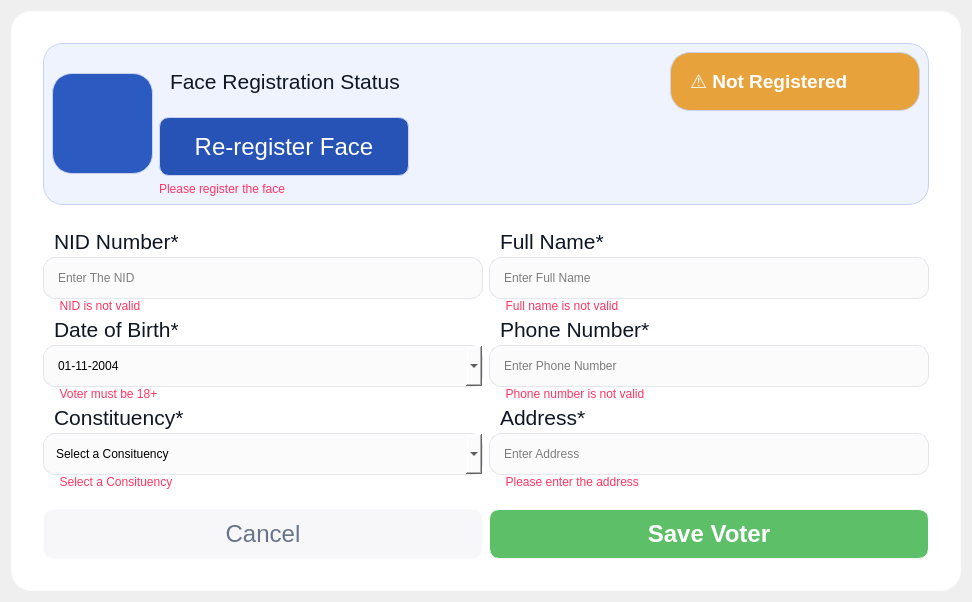
          <widget class="QWidget" name="scrollAreaWidgetContents_2">
           <property name="geometry">
            <rect>
             <x>0</x>
             <y>0</y>
             <width>972</width>
             <height>597</height>
            </rect>
           </property>
           <property name="sizePolicy">
            <sizepolicy hsizetype="Expanding" vsizetype="Expanding">
             <horstretch>0</horstretch>
             <verstretch>0</verstretch>
            </sizepolicy>
           </property>
           <property name="minimumSize">
            <size>
             <width>0</width>
             <height>0</height>
            </size>
           </property>
           <property name="maximumSize">
            <size>
             <width>1006</width>
             <height>605</height>
            </size>
           </property>
           <layout class="QVBoxLayout" name="verticalLayout_5">
            <item>
             <widget class="QWidget" name="backCard1" native="true">
              <property name="sizePolicy">
               <sizepolicy hsizetype="Expanding" vsizetype="Preferred">
                <horstretch>1</horstretch>
                <verstretch>1</verstretch>
               </sizepolicy>
              </property>
              <property name="minimumSize">
               <size>
                <width>0</width>
                <height>0</height>
               </size>
              </property>
              <property name="maximumSize">
               <size>
                <width>16777215</width>
                <height>16777215</height>
               </size>
              </property>
              <property name="styleSheet">
               <string notr="true">background-color: rgb(255, 255, 255);
border-radius: 20px;
border: 1px solid rgb(252, 251, 253);</string>
              </property>
              <layout class="QGridLayout" name="gridLayout" rowstretch="0,0,0,0,0,0,0,0,0,0,0,0,0,0,0,0,0">
               <property name="leftMargin">
                <number>32</number>
               </property>
               <property name="topMargin">
                <number>32</number>
               </property>
               <property name="rightMargin">
                <number>32</number>
               </property>
               <property name="bottomMargin">
                <number>32</number>
               </property>
               <property name="horizontalSpacing">
                <number>-1</number>
               </property>
               <property name="verticalSpacing">
                <number>0</number>
               </property>
               <item row="6" column="0">
                <widget class="QLabel" name="validNid">
                 <property name="sizePolicy">
                  <sizepolicy hsizetype="Preferred" vsizetype="Fixed">
                   <horstretch>0</horstretch>
                   <verstretch>0</verstretch>
                  </sizepolicy>
                 </property>
                 <property name="font">
                  <font>
                   <family>Segoe UI</family>
                   <pointsize>-1</pointsize>
                   <italic>false</italic>
                   <bold>false</bold>
                  </font>
                 </property>
                 <property name="styleSheet">
                  <string notr="true">color: rgb(255, 53, 99);
border: none;       /* instead of transparent */
font: 12px;
padding: 0px;       /* remove padding to shrink height */
</string>
                 </property>
                 <property name="text">
                  <string notr="true">     NID is not valid</string>
                 </property>
                 <property name="wordWrap">
                  <bool>true</bool>
                 </property>
                </widget>
               </item>
               <item row="14" column="1">
                <widget class="QLabel" name="validAddress">
                 <property name="sizePolicy">
                  <sizepolicy hsizetype="Preferred" vsizetype="Fixed">
                   <horstretch>0</horstretch>
                   <verstretch>0</verstretch>
                  </sizepolicy>
                 </property>
                 <property name="font">
                  <font>
                   <family>Segoe UI</family>
                   <pointsize>-1</pointsize>
                   <italic>false</italic>
                   <bold>false</bold>
                  </font>
                 </property>
                 <property name="styleSheet">
                  <string notr="true">color: rgb(255, 53, 99);
border: none;       /* instead of transparent */
font: 12px;
padding: 0px;       /* remove padding to shrink height */
</string>
                 </property>
                 <property name="text">
                  <string notr="true">     Please enter the address</string>
                 </property>
                 <property name="wordWrap">
                  <bool>true</bool>
                 </property>
                </widget>
               </item>
               <item row="16" column="1">
                <widget class="QPushButton" name="save1">
                 <property name="sizePolicy">
                  <sizepolicy hsizetype="Preferred" vsizetype="Preferred">
                   <horstretch>0</horstretch>
                   <verstretch>0</verstretch>
                  </sizepolicy>
                 </property>
                 <property name="minimumSize">
                  <size>
                   <width>0</width>
                   <height>50</height>
                  </size>
                 </property>
                 <property name="maximumSize">
                  <size>
                   <width>16777215</width>
                   <height>100</height>
                  </size>
                 </property>
                 <property name="font">
                  <font>
                   <family>Segoe UI</family>
                   <pointsize>18</pointsize>
                   <italic>false</italic>
                   <bold>true</bold>
                  </font>
                 </property>
                 <property name="styleSheet">
                  <string notr="true">QPushButton {
border-radius: 10px;
  background: rgb(93, 192, 104);
color: White;
font: Bold;
}

QPushButton:hover {
   background: rgb(76, 162, 84);
}

QPushButton:pressed {
    background: rgb(21, 153, 71)
}
</string>
                 </property>
                 <property name="text">
                  <string>Save Voter</string>
                 </property>
                </widget>
               </item>
               <item row="16" column="0">
                <widget class="QPushButton" name="cancel1">
                 <property name="sizePolicy">
                  <sizepolicy hsizetype="Preferred" vsizetype="Preferred">
                   <horstretch>0</horstretch>
                   <verstretch>0</verstretch>
                  </sizepolicy>
                 </property>
                 <property name="minimumSize">
                  <size>
                   <width>0</width>
                   <height>50</height>
                  </size>
                 </property>
                 <property name="maximumSize">
                  <size>
                   <width>16777215</width>
                   <height>100</height>
                  </size>
                 </property>
                 <property name="font">
                  <font>
                   <family>Segoe UI</family>
                   <pointsize>18</pointsize>
                   <bold>false</bold>
                  </font>
                 </property>
                 <property name="styleSheet">
                  <string notr="true">QPushButton {
border-radius: 10px;
  background: rgb(247, 247, 250);
color: rgb(103, 116, 137)
}

QPushButton:hover {
   background: rgba(0,0,0,0.04);
}

QPushButton:pressed {
    background: rgb(222, 226, 236)
}
</string>
                 </property>
                 <property name="text">
                  <string>Cancel</string>
                 </property>
                </widget>
               </item>
               <item row="3" column="0">
                <widget class="QLabel" name="label_4">
                 <property name="font">
                  <font>
                   <family>Segoe UI</family>
                   <pointsize>16</pointsize>
                  </font>
                 </property>
                 <property name="styleSheet">
                  <string notr="true">color: #0f1724; /* dark slate */
  padding-left: 6px;
border: transparent;
</string>
                 </property>
                 <property name="text">
                  <string>NID Number*</string>
                 </property>
                </widget>
               </item>
               <item row="13" column="0">
                <widget class="QComboBox" name="comboBox1">
                 <property name="sizePolicy">
                  <sizepolicy hsizetype="Preferred" vsizetype="Preferred">
                   <horstretch>0</horstretch>
                   <verstretch>0</verstretch>
                  </sizepolicy>
                 </property>
                 <property name="styleSheet">
                  <string notr="true">QComboBox{
    border: 1px solid rgba(150,160,180,0.25);
    border-radius: 12px;
    padding: 12px;
    background: rgba(250,250,252,0.9);
    transition: 0.2s;   /* smooth animation (Qt 6 only) */
}

QComboBox:hover {
    border: 1px solid rgba(208, 215, 240, 0.7);   /* hover border color */
    background: rgba(242, 245, 253, 0.7);       /* slight hover background */
}
</string>
                 </property>
                 <property name="placeholderText">
                  <string>Select a Consituency</string>
                 </property>
                </widget>
               </item>
               <item row="10" column="0">
                <widget class="QDateEdit" name="dob1">
                 <property name="sizePolicy">
                  <sizepolicy hsizetype="Preferred" vsizetype="Preferred">
                   <horstretch>0</horstretch>
                   <verstretch>0</verstretch>
                  </sizepolicy>
                 </property>
                 <property name="contextMenuPolicy">
                  <enum>Qt::ContextMenuPolicy::NoContextMenu</enum>
                 </property>
                 <property name="styleSheet">
                  <string notr="true">QDateEdit {
    border: 1px solid rgba(150,160,180,0.25);
    border-radius: 12px;
    padding: 12px;
    background: rgba(250,250,252,0.9);
    transition: 0.2s;   /* smooth animation (Qt 6 only) */
}

QDateEdit:hover {
    border: 1px solid rgba(208, 215, 240, 0.7);   /* hover border color */
    background: rgba(242, 245, 253, 0.7);       /* slight hover background */
}
</string>
                 </property>
                 <property name="wrapping">
                  <bool>false</bool>
                 </property>
                 <property name="frame">
                  <bool>true</bool>
                 </property>
                 <property name="buttonSymbols">
                  <enum>QAbstractSpinBox::ButtonSymbols::NoButtons</enum>
                 </property>
                 <property name="dateTime">
                  <datetime>
                   <hour>0</hour>
                   <minute>0</minute>
                   <second>0</second>
                   <year>2004</year>
                   <month>11</month>
                   <day>1</day>
                  </datetime>
                 </property>
                 <property name="currentSection">
                  <enum>QDateTimeEdit::Section::DaySection</enum>
                 </property>
                 <property name="displayFormat">
                  <string>dd-MM-yyyy </string>
                 </property>
                 <property name="calendarPopup">
                  <bool>true</bool>
                 </property>
                </widget>
               </item>
               <item row="13" column="1">
                <widget class="QLineEdit" name="address1">
                 <property name="sizePolicy">
                  <sizepolicy hsizetype="Preferred" vsizetype="Preferred">
                   <horstretch>0</horstretch>
                   <verstretch>0</verstretch>
                  </sizepolicy>
                 </property>
                 <property name="styleSheet">
                  <string notr="true">QLineEdit {
    border: 1px solid rgba(150,160,180,0.25);
    border-radius: 12px;
    padding: 12px;
    background: rgba(250,250,252,0.9);
    transition: 0.2s;   /* smooth animation (Qt 6 only) */
}

QLineEdit:hover {
    border: 1px solid rgba(208, 215, 240, 0.7);   /* hover border color */
    background: rgba(242, 245, 253, 0.7);       /* slight hover background */
}
</string>
                 </property>
                 <property name="text">
                  <string/>
                 </property>
                 <property name="placeholderText">
                  <string>Enter Address</string>
                 </property>
                </widget>
               </item>
               <item row="3" column="1">
                <widget class="QLabel" name="label_8">
                 <property name="font">
                  <font>
                   <family>Segoe UI</family>
                   <pointsize>16</pointsize>
                  </font>
                 </property>
                 <property name="styleSheet">
                  <string notr="true">color: #0f1724; /* dark slate */
  padding-left: 6px;
border: transparent;
</string>
                 </property>
                 <property name="text">
                  <string>Full Name*</string>
                 </property>
                </widget>
               </item>
               <item row="12" column="0">
                <widget class="QLabel" name="label_20">
                 <property name="font">
                  <font>
                   <family>Segoe UI</family>
                   <pointsize>16</pointsize>
                  </font>
                 </property>
                 <property name="styleSheet">
                  <string notr="true">color: #0f1724; /* dark slate */
  padding-left: 6px;
border: transparent;
</string>
                 </property>
                 <property name="text">
                  <string>Constituency*</string>
                 </property>
                </widget>
               </item>
               <item row="0" column="0" colspan="2">
                <widget class="QWidget" name="backcard_2" native="true">
                 <property name="sizePolicy">
                  <sizepolicy hsizetype="Expanding" vsizetype="Minimum">
                   <horstretch>1</horstretch>
                   <verstretch>1</verstretch>
                  </sizepolicy>
                 </property>
                 <property name="minimumSize">
                  <size>
                   <width>0</width>
                   <height>155</height>
                  </size>
                 </property>
                 <property name="maximumSize">
                  <size>
                   <width>16777215</width>
                   <height>162</height>
                  </size>
                 </property>
                 <property name="styleSheet">
                  <string notr="true">background-color: rgb(239, 243, 254);
border-radius: 20px;
border: 1px solid rgb(200, 210, 240);
</string>
                 </property>
                 <layout class="QGridLayout" name="gridLayout_6">
                  <item row="0" column="0" rowspan="3">
                   <widget class="QWidget" name="backcard_3" native="true">
                    <property name="sizePolicy">
                     <sizepolicy hsizetype="Expanding" vsizetype="Preferred">
                      <horstretch>1</horstretch>
                      <verstretch>1</verstretch>
                     </sizepolicy>
                    </property>
                    <property name="minimumSize">
                     <size>
                      <width>101</width>
                      <height>101</height>
                     </size>
                    </property>
                    <property name="maximumSize">
                     <size>
                      <width>101</width>
                      <height>101</height>
                     </size>
                    </property>
                    <property name="styleSheet">
                     <string notr="true">background-color: rgb(43, 91, 193);
border-radius: 20px;
border: 1px solid rgb(200, 210, 240);
</string>
                    </property>
                   </widget>
                  </item>
                  <item row="2" column="1" colspan="2">
                   <widget class="QLabel" name="validRegister">
                    <property name="sizePolicy">
                     <sizepolicy hsizetype="Preferred" vsizetype="Fixed">
                      <horstretch>0</horstretch>
                      <verstretch>0</verstretch>
                     </sizepolicy>
                    </property>
                    <property name="font">
                     <font>
                      <family>Segoe UI</family>
                      <pointsize>-1</pointsize>
                      <italic>false</italic>
                      <bold>false</bold>
                     </font>
                    </property>
                    <property name="styleSheet">
                     <string notr="true">color: rgb(255, 53, 99);
border: none;       /* instead of transparent */
font: 12px;
padding: 0px;       /* remove padding to shrink height */
</string>
                    </property>
                    <property name="text">
                     <string notr="true">Please register the face</string>
                    </property>
                    <property name="wordWrap">
                     <bool>true</bool>
                    </property>
                   </widget>
                  </item>
                  <item row="1" column="1" colspan="2">
                   <widget class="QPushButton" name="faceScan1">
                    <property name="sizePolicy">
                     <sizepolicy hsizetype="Expanding" vsizetype="Expanding">
                      <horstretch>0</horstretch>
                      <verstretch>0</verstretch>
                     </sizepolicy>
                    </property>
                    <property name="minimumSize">
                     <size>
                      <width>0</width>
                      <height>0</height>
                     </size>
                    </property>
                    <property name="maximumSize">
                     <size>
                      <width>250</width>
                      <height>100</height>
                     </size>
                    </property>
                    <property name="font">
                     <font>
                      <family>Segoe UI</family>
                      <pointsize>18</pointsize>
                      <bold>false</bold>
                     </font>
                    </property>
                    <property name="styleSheet">
                     <string notr="true">QPushButton {
border-radius: 10px;
  background:rgb(38, 83, 181);
color: White;

}

QPushButton:hover {
   background: rgb(34, 72, 145);
}

QPushButton:pressed {
    background: rgb(23, 48, 96)
}
</string>
                    </property>
                    <property name="text">
                     <string>Re-register Face</string>
                    </property>
                   </widget>
                  </item>
                  <item row="0" column="1">
                   <widget class="QLabel" name="label_3">
                    <property name="sizePolicy">
                     <sizepolicy hsizetype="Minimum" vsizetype="Preferred">
                      <horstretch>0</horstretch>
                      <verstretch>0</verstretch>
                     </sizepolicy>
                    </property>
                    <property name="font">
                     <font>
                      <family>Segoe UI</family>
                      <pointsize>16</pointsize>
                     </font>
                    </property>
                    <property name="styleSheet">
                     <string notr="true">color: #0f1724; /* dark slate */
  padding-left: 6px;
border: transparent;
</string>
                    </property>
                    <property name="text">
                     <string>Face Registration Status</string>
                    </property>
                   </widget>
                  </item>
                  <item row="0" column="2">
                   <widget class="QWidget" name="notRegisteredCard" native="true">
                    <property name="sizePolicy">
                     <sizepolicy hsizetype="Expanding" vsizetype="Preferred">
                      <horstretch>1</horstretch>
                      <verstretch>1</verstretch>
                     </sizepolicy>
                    </property>
                    <property name="minimumSize">
                     <size>
                      <width>0</width>
                      <height>0</height>
                     </size>
                    </property>
                    <property name="maximumSize">
                     <size>
                      <width>250</width>
                      <height>16777215</height>
                     </size>
                    </property>
                    <property name="styleSheet">
                     <string notr="true">background-color: rgb(232, 162, 59);
border-radius: 20px;
border: 1px solid rgb(200, 210, 240);
</string>
                    </property>
                    <layout class="QHBoxLayout" name="horizontalLayout_4">
                     <item>
                      <widget class="QLabel" name="notRegistered">
                       <property name="font">
                        <font>
                         <family>Arial</family>
                         <pointsize>14</pointsize>
                         <italic>false</italic>
                         <bold>true</bold>
                        </font>
                       </property>
                       <property name="styleSheet">
                        <string notr="true">color: rgb(255, 255, 255);
font: 700 14pt &quot;Arial&quot;;
 padding-left: 6px;
border: transparent;</string>
                       </property>
                       <property name="text">
                        <string>⚠ Not Registered</string>
                       </property>
                      </widget>
                     </item>
                    </layout>
                   </widget>
                  </item>
                 </layout>
                </widget>
               </item>
               <item row="11" column="0">
                <widget class="QLabel" name="validDob">
                 <property name="sizePolicy">
                  <sizepolicy hsizetype="Preferred" vsizetype="Fixed">
                   <horstretch>0</horstretch>
                   <verstretch>0</verstretch>
                  </sizepolicy>
                 </property>
                 <property name="font">
                  <font>
                   <family>Segoe UI</family>
                   <pointsize>-1</pointsize>
                   <italic>false</italic>
                   <bold>false</bold>
                  </font>
                 </property>
                 <property name="styleSheet">
                  <string notr="true">color: rgb(255, 53, 99);
border: none;       /* instead of transparent */
font: 12px;
padding: 0px;       /* remove padding to shrink height */
</string>
                 </property>
                 <property name="text">
                  <string notr="true">     Voter must be 18+</string>
                 </property>
                 <property name="wordWrap">
                  <bool>true</bool>
                 </property>
                </widget>
               </item>
               <item row="11" column="1">
                <widget class="QLabel" name="validPhn">
                 <property name="sizePolicy">
                  <sizepolicy hsizetype="Preferred" vsizetype="Fixed">
                   <horstretch>0</horstretch>
                   <verstretch>0</verstretch>
                  </sizepolicy>
                 </property>
                 <property name="font">
                  <font>
                   <family>Segoe UI</family>
                   <pointsize>-1</pointsize>
                   <italic>false</italic>
                   <bold>false</bold>
                  </font>
                 </property>
                 <property name="styleSheet">
                  <string notr="true">color: rgb(255, 53, 99);
border: none;       /* instead of transparent */
font: 12px;
padding: 0px;       /* remove padding to shrink height */
</string>
                 </property>
                 <property name="text">
                  <string notr="true">     Phone number is not valid</string>
                 </property>
                 <property name="wordWrap">
                  <bool>true</bool>
                 </property>
                </widget>
               </item>
               <item row="8" column="1">
                <widget class="QLabel" name="label_10">
                 <property name="font">
                  <font>
                   <family>Segoe UI</family>
                   <pointsize>16</pointsize>
                  </font>
                 </property>
                 <property name="styleSheet">
                  <string notr="true">color: #0f1724; /* dark slate */
  padding-left: 6px;
border: transparent;
</string>
                 </property>
                 <property name="text">
                  <string>Phone Number*</string>
                 </property>
                </widget>
               </item>
               <item row="10" column="1">
                <widget class="QLineEdit" name="number1">
                 <property name="sizePolicy">
                  <sizepolicy hsizetype="Preferred" vsizetype="Preferred">
                   <horstretch>0</horstretch>
                   <verstretch>0</verstretch>
                  </sizepolicy>
                 </property>
                 <property name="styleSheet">
                  <string notr="true">QLineEdit {
    border: 1px solid rgba(150,160,180,0.25);
    border-radius: 12px;
    padding: 12px;
    background: rgba(250,250,252,0.9);
    transition: 0.2s;   /* smooth animation (Qt 6 only) */
}

QLineEdit:hover {
    border: 1px solid rgba(208, 215, 240, 0.7);   /* hover border color */
    background: rgba(242, 245, 253, 0.7);       /* slight hover background */
}
</string>
                 </property>
                 <property name="text">
                  <string/>
                 </property>
                 <property name="placeholderText">
                  <string>Enter Phone Number</string>
                 </property>
                </widget>
               </item>
               <item row="15" column="0" colspan="2">
                <spacer name="horizontalSpacer_2">
                 <property name="orientation">
                  <enum>Qt::Orientation::Horizontal</enum>
                 </property>
                 <property name="sizeHint" stdset="0">
                  <size>
                   <width>40</width>
                   <height>20</height>
                  </size>
                 </property>
                </spacer>
               </item>
               <item row="6" column="1">
                <widget class="QLabel" name="validName">
                 <property name="sizePolicy">
                  <sizepolicy hsizetype="Preferred" vsizetype="Fixed">
                   <horstretch>0</horstretch>
                   <verstretch>0</verstretch>
                  </sizepolicy>
                 </property>
                 <property name="font">
                  <font>
                   <family>Segoe UI</family>
                   <pointsize>-1</pointsize>
                   <italic>false</italic>
                   <bold>false</bold>
                  </font>
                 </property>
                 <property name="styleSheet">
                  <string notr="true">color: rgb(255, 53, 99);
border: none;       /* instead of transparent */
font: 12px;
padding: 0px;       /* remove padding to shrink height */
</string>
                 </property>
                 <property name="text">
                  <string notr="true">     Full name is not valid</string>
                 </property>
                 <property name="wordWrap">
                  <bool>true</bool>
                 </property>
                </widget>
               </item>
               <item row="4" column="1">
                <widget class="QLineEdit" name="name1">
                 <property name="sizePolicy">
                  <sizepolicy hsizetype="Preferred" vsizetype="Preferred">
                   <horstretch>0</horstretch>
                   <verstretch>0</verstretch>
                  </sizepolicy>
                 </property>
                 <property name="styleSheet">
                  <string notr="true">QLineEdit {
    border: 1px solid rgba(150,160,180,0.25);
    border-radius: 12px;
    padding: 12px;
    background: rgba(250,250,252,0.9);
    transition: 0.2s;   /* smooth animation (Qt 6 only) */
}

QLineEdit:hover {
    border: 1px solid rgba(208, 215, 240, 0.7);   /* hover border color */
    background: rgba(242, 245, 253, 0.7);       /* slight hover background */
}
</string>
                 </property>
                 <property name="text">
                  <string/>
                 </property>
                 <property name="placeholderText">
                  <string>Enter Full Name</string>
                 </property>
                </widget>
               </item>
               <item row="8" column="0">
                <widget class="QLabel" name="label_9">
                 <property name="font">
                  <font>
                   <family>Segoe UI</family>
                   <pointsize>16</pointsize>
                  </font>
                 </property>
                 <property name="styleSheet">
                  <string notr="true">color: #0f1724; /* dark slate */
  padding-left: 6px;
border: transparent;
</string>
                 </property>
                 <property name="text">
                  <string>Date of Birth*</string>
                 </property>
                </widget>
               </item>
               <item row="14" column="0">
                <widget class="QLabel" name="validConstituency">
                 <property name="sizePolicy">
                  <sizepolicy hsizetype="Preferred" vsizetype="Fixed">
                   <horstretch>0</horstretch>
                   <verstretch>0</verstretch>
                  </sizepolicy>
                 </property>
                 <property name="font">
                  <font>
                   <family>Segoe UI</family>
                   <pointsize>-1</pointsize>
                   <italic>false</italic>
                   <bold>false</bold>
                  </font>
                 </property>
                 <property name="styleSheet">
                  <string notr="true">color: rgb(255, 53, 99);
border: none;       /* instead of transparent */
font: 12px;
padding: 0px;       /* remove padding to shrink height */
</string>
                 </property>
                 <property name="text">
                  <string notr="true">     Select a Consituency</string>
                 </property>
                 <property name="wordWrap">
                  <bool>true</bool>
                 </property>
                </widget>
               </item>
               <item row="4" column="0">
                <widget class="QLineEdit" name="nid1">
                 <property name="sizePolicy">
                  <sizepolicy hsizetype="Preferred" vsizetype="Preferred">
                   <horstretch>0</horstretch>
                   <verstretch>0</verstretch>
                  </sizepolicy>
                 </property>
                 <property name="styleSheet">
                  <string notr="true">QLineEdit {
    border: 1px solid rgba(150,160,180,0.25);
    border-radius: 12px;
    padding: 12px;
    background: rgba(250,250,252,0.9);
    transition: 0.2s;   /* smooth animation (Qt 6 only) */
}

QLineEdit:hover {
    border: 1px solid rgba(208, 215, 240, 0.7);   /* hover border color */
    background: rgba(242, 245, 253, 0.7);       /* slight hover background */
}
</string>
                 </property>
                 <property name="placeholderText">
                  <string>Enter The NID</string>
                 </property>
                </widget>
               </item>
               <item row="12" column="1">
                <widget class="QLabel" name="label_21">
                 <property name="font">
                  <font>
                   <family>Segoe UI</family>
                   <pointsize>16</pointsize>
                  </font>
                 </property>
                 <property name="styleSheet">
                  <string notr="true">color: #0f1724; /* dark slate */
  padding-left: 6px;
border: transparent;
</string>
                 </property>
                 <property name="text">
                  <string>Address*</string>
                 </property>
                </widget>
               </item>
               <item row="1" column="0" colspan="2">
                <spacer name="horizontalSpacer">
                 <property name="orientation">
                  <enum>Qt::Orientation::Horizontal</enum>
                 </property>
                 <property name="sizeType">
                  <enum>QSizePolicy::Policy::Expanding</enum>
                 </property>
                 <property name="sizeHint" stdset="0">
                  <size>
                   <width>0</width>
                   <height>20</height>
                  </size>
                 </property>
                </spacer>
               </item>
              </layout>
             </widget>
            </item>
           </layout>
          </widget>
